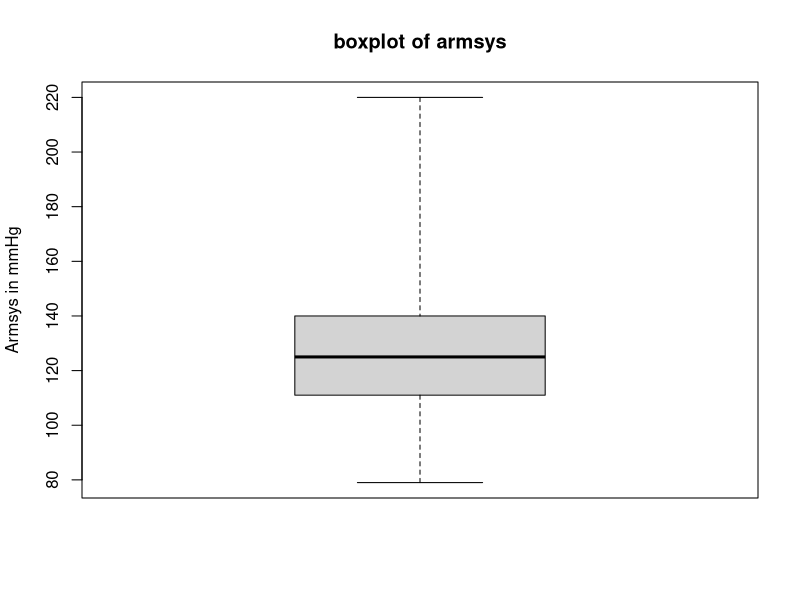
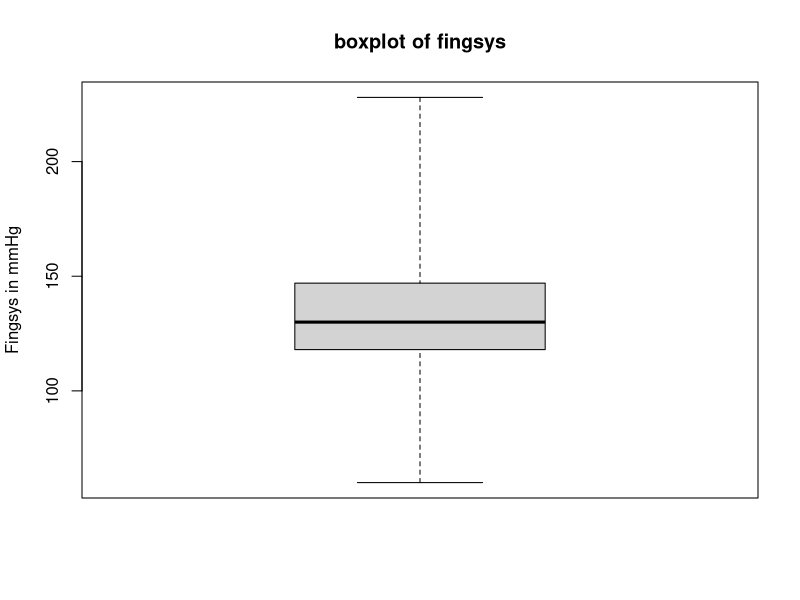
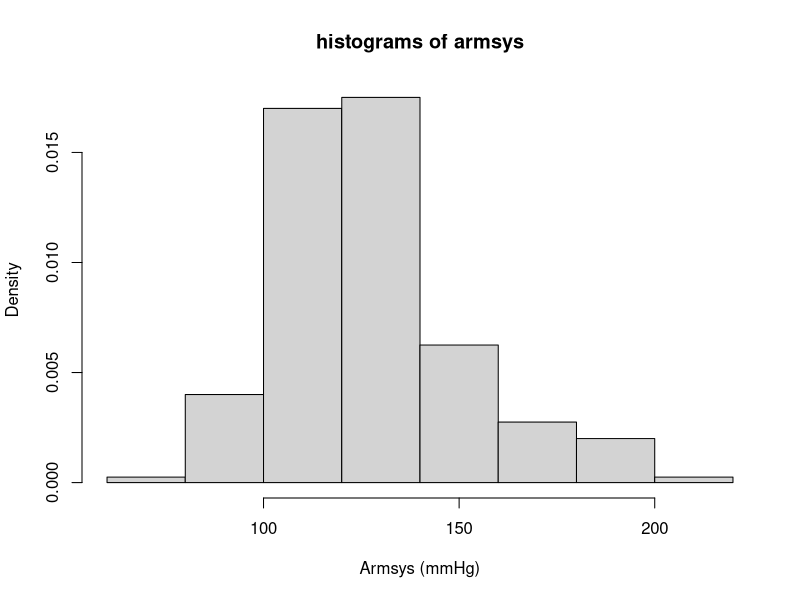
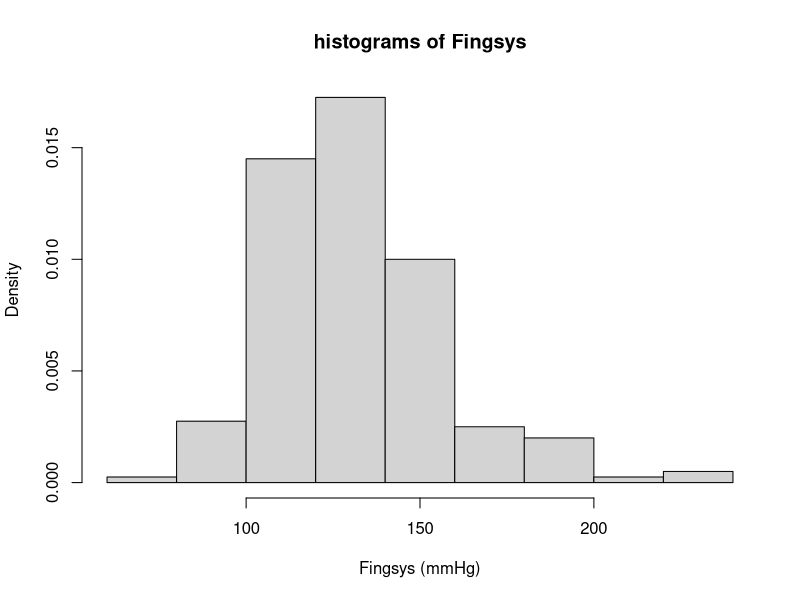
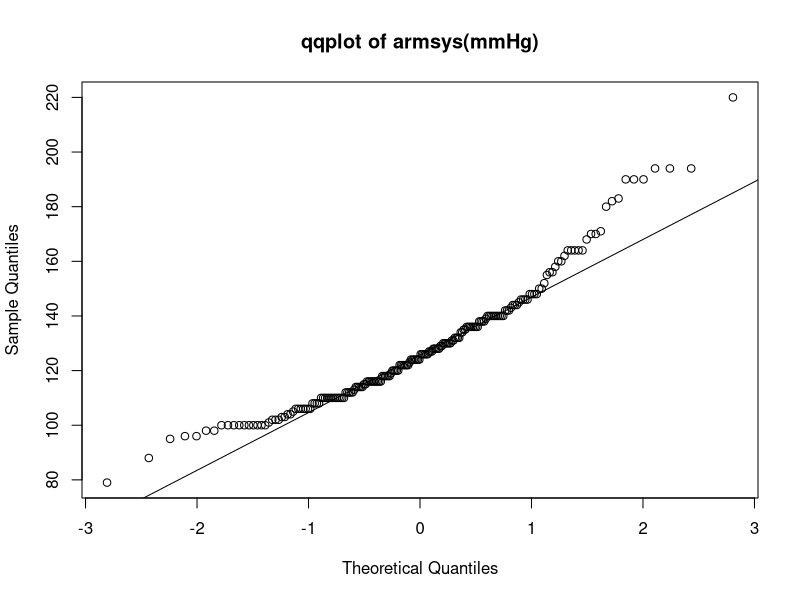
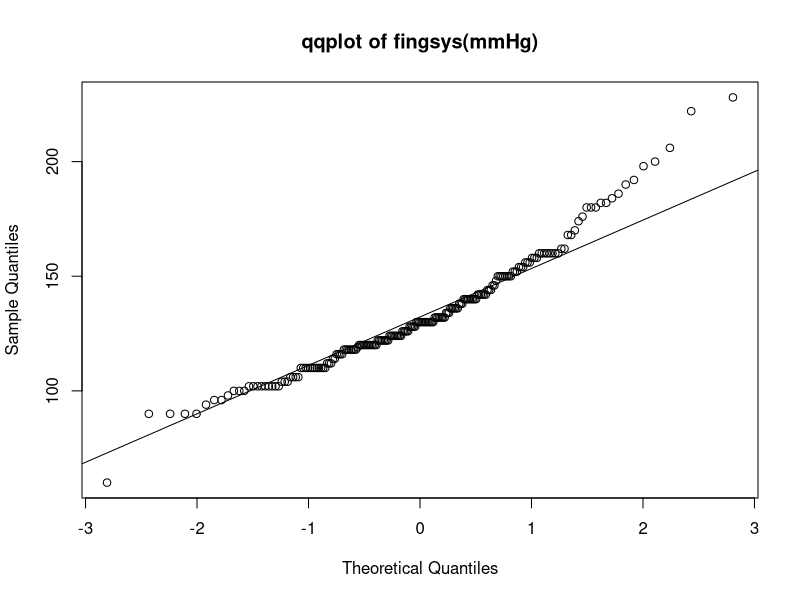

Write the R code that produced these figures, in order.
getwd()
setwd("/Users/youjia/Desktop")
getwd()
bp <- read.table("bp.txt",fill = FALSE,sep = "",header = TRUE)
# a.make boxplot for these two data
boxplot(bp$armsys, ylab = "Armsys in mmHg", main = "boxplot of armsys",range = 0)
boxplot(bp$fingsys, ylab = "Fingsys in mmHg", main = "boxplot of fingsys", range = 0)

# b.1.make histograms for these two data
hist(bp$armsys, xlab = "Armsys (mmHg)", main = "histograms of armsys", freq = F)
hist(bp$fingsys, xlab = "Fingsys (mmHg)", main = "histograms of Fingsys", freq = F)
# b.2.make qqplot for the two data
qqnorm(bp$armsys, main = "qqplot of armsys(mmHg)")
qqline(bp$armsys)
qqnorm(bp$fingsys, main = "qqplot of fingsys(mmHg)")
qqline(bp$fingsys)

# c. Construct an appripriate 95% confidence interval for the difference in the mean of the two methods
deltabp <- bp$armsys-bp$fingsys
mean <- mean(deltabp)
sd <- sd(deltabp)
CI <- (mean + c(-1,1)*qnorm(1-0.025)*sd/sqrt(length(deltabp)))
cat("95% confidence interval for the difference in the mean of the two methods is: ",CI, "\n")
